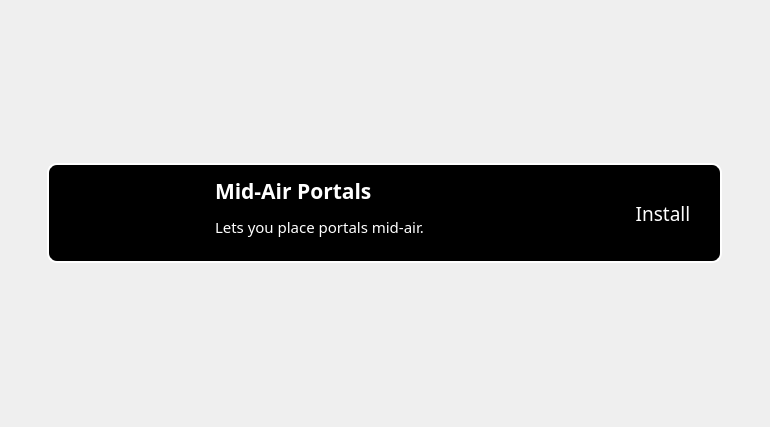
<?xml version="1.0" encoding="UTF-8"?>
<ui version="4.0">
 <class>PackageItem</class>
 <widget class="QWidget" name="PackageItem">
  <property name="geometry">
   <rect>
    <x>0</x>
    <y>0</y>
    <width>770</width>
    <height>427</height>
   </rect>
  </property>
  <property name="font">
   <font>
    <pointsize>11</pointsize>
   </font>
  </property>
  <property name="windowTitle">
   <string>Form</string>
  </property>
  <property name="styleSheet">
   <string notr="true">#PackageFrame {
	background-color: #000;
	border: 2px solid white;
	border-radius: 10px;
}
QLabel, QPushButton {
	color: #fff;
}</string>
  </property>
  <layout class="QGridLayout" name="gridLayout">
   <item row="0" column="1">
    <widget class="QFrame" name="PackageFrame">
     <property name="sizePolicy">
      <sizepolicy hsizetype="Fixed" vsizetype="Fixed">
       <horstretch>0</horstretch>
       <verstretch>0</verstretch>
      </sizepolicy>
     </property>
     <property name="minimumSize">
      <size>
       <width>675</width>
       <height>100</height>
      </size>
     </property>
     <property name="maximumSize">
      <size>
       <width>675</width>
       <height>100</height>
      </size>
     </property>
     <property name="baseSize">
      <size>
       <width>675</width>
       <height>100</height>
      </size>
     </property>
     <property name="frameShape">
      <enum>QFrame::StyledPanel</enum>
     </property>
     <property name="frameShadow">
      <enum>QFrame::Raised</enum>
     </property>
     <layout class="QGridLayout" name="gridLayout_2">
      <property name="leftMargin">
       <number>7</number>
      </property>
      <property name="topMargin">
       <number>7</number>
      </property>
      <property name="rightMargin">
       <number>7</number>
      </property>
      <property name="bottomMargin">
       <number>7</number>
      </property>
      <item row="2" column="0">
       <widget class="QLabel" name="PackageIcon">
        <property name="minimumSize">
         <size>
          <width>153</width>
          <height>86</height>
         </size>
        </property>
        <property name="maximumSize">
         <size>
          <width>153</width>
          <height>86</height>
         </size>
        </property>
        <property name="baseSize">
         <size>
          <width>100</width>
          <height>100</height>
         </size>
        </property>
        <property name="text">
         <string/>
        </property>
       </widget>
      </item>
      <item row="2" column="1">
       <layout class="QVBoxLayout" name="PackageText">
        <item>
         <widget class="QLabel" name="PackageTitle">
          <property name="font">
           <font>
            <family>Quicksand</family>
            <pointsize>16</pointsize>
            <weight>75</weight>
            <bold>true</bold>
           </font>
          </property>
          <property name="text">
           <string>Mid-Air Portals</string>
          </property>
         </widget>
        </item>
        <item>
         <widget class="QLabel" name="PackageDescription">
          <property name="font">
           <font>
            <family>Quicksand Light</family>
            <pointsize>11</pointsize>
           </font>
          </property>
          <property name="text">
           <string>Lets you place portals mid-air.</string>
          </property>
          <property name="alignment">
           <set>Qt::AlignLeading|Qt::AlignLeft|Qt::AlignTop</set>
          </property>
         </widget>
        </item>
       </layout>
      </item>
      <item row="2" column="2">
       <widget class="QPushButton" name="PackageButton">
        <property name="minimumSize">
         <size>
          <width>100</width>
          <height>40</height>
         </size>
        </property>
        <property name="maximumSize">
         <size>
          <width>100</width>
          <height>40</height>
         </size>
        </property>
        <property name="font">
         <font>
          <family>Quicksand Medium</family>
          <pointsize>14</pointsize>
         </font>
        </property>
        <property name="text">
         <string>Install</string>
        </property>
        <property name="flat">
         <bool>true</bool>
        </property>
       </widget>
      </item>
     </layout>
    </widget>
   </item>
   <item row="0" column="0">
    <spacer name="SpacerL">
     <property name="orientation">
      <enum>Qt::Horizontal</enum>
     </property>
     <property name="sizeHint" stdset="0">
      <size>
       <width>40</width>
       <height>20</height>
      </size>
     </property>
    </spacer>
   </item>
   <item row="0" column="2">
    <spacer name="SpacerR">
     <property name="orientation">
      <enum>Qt::Horizontal</enum>
     </property>
     <property name="sizeHint" stdset="0">
      <size>
       <width>40</width>
       <height>20</height>
      </size>
     </property>
    </spacer>
   </item>
  </layout>
 </widget>
 <resources/>
 <connections/>
</ui>
